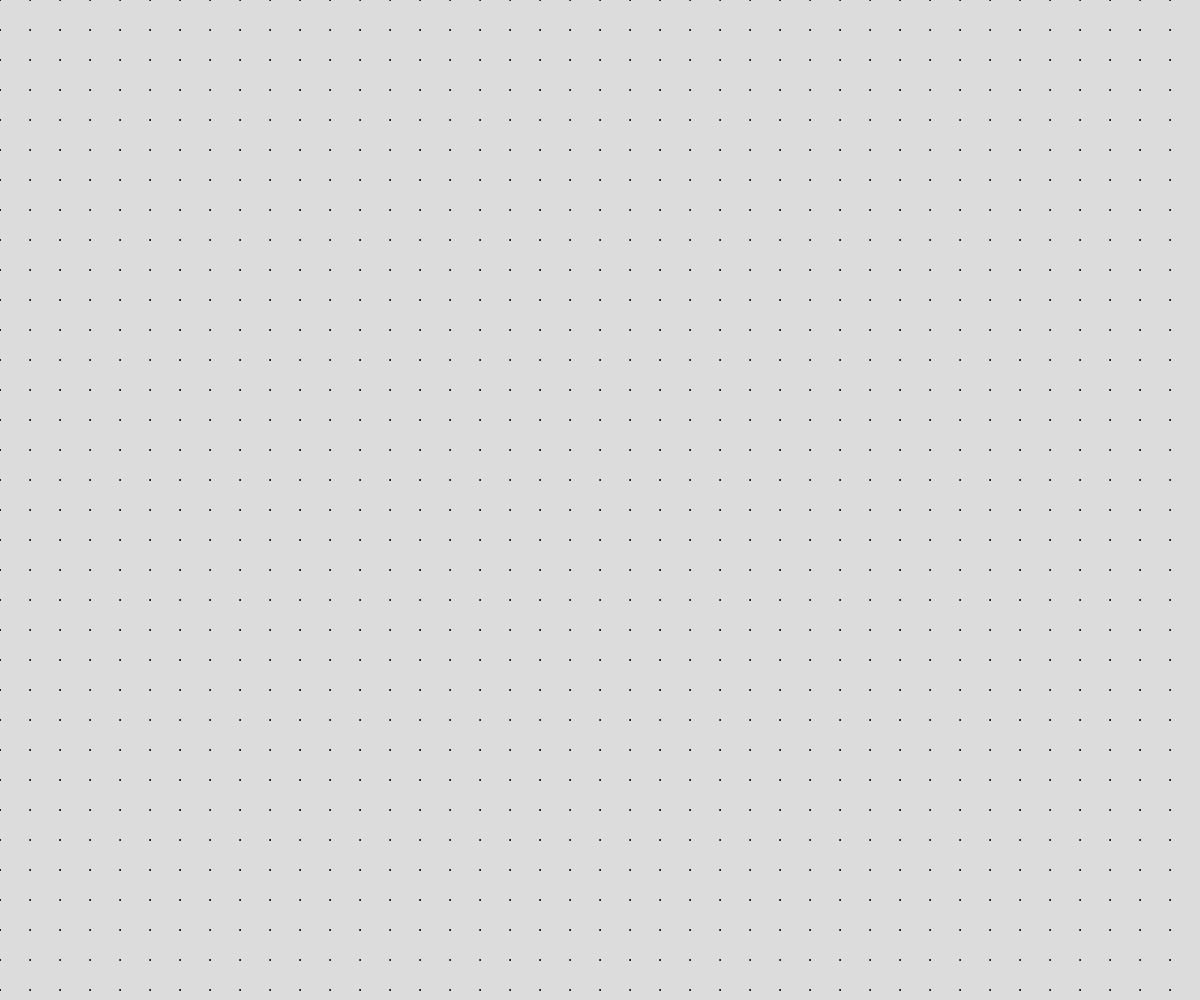
Frame 1 (no input)
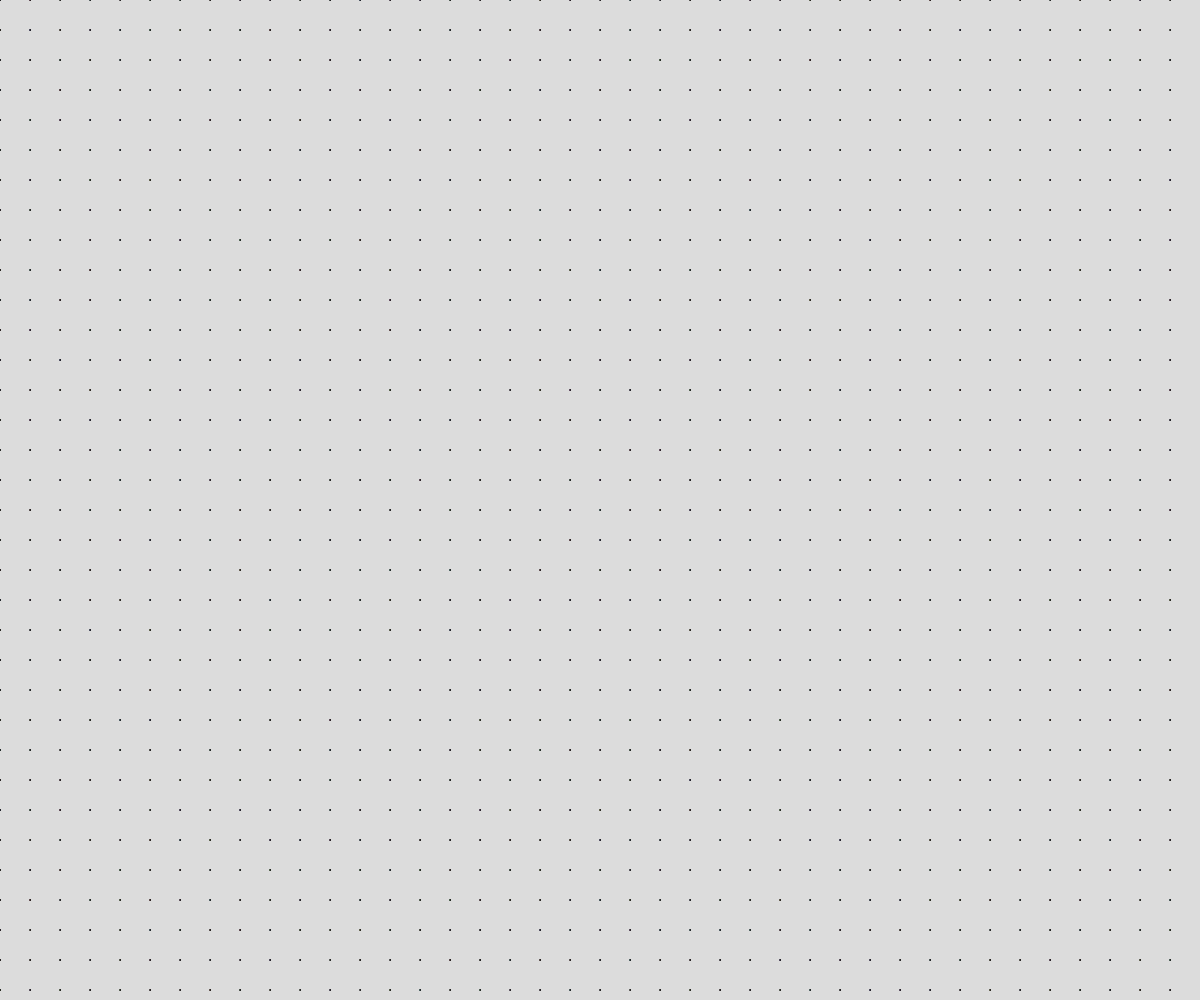
Frame 60 (no input)
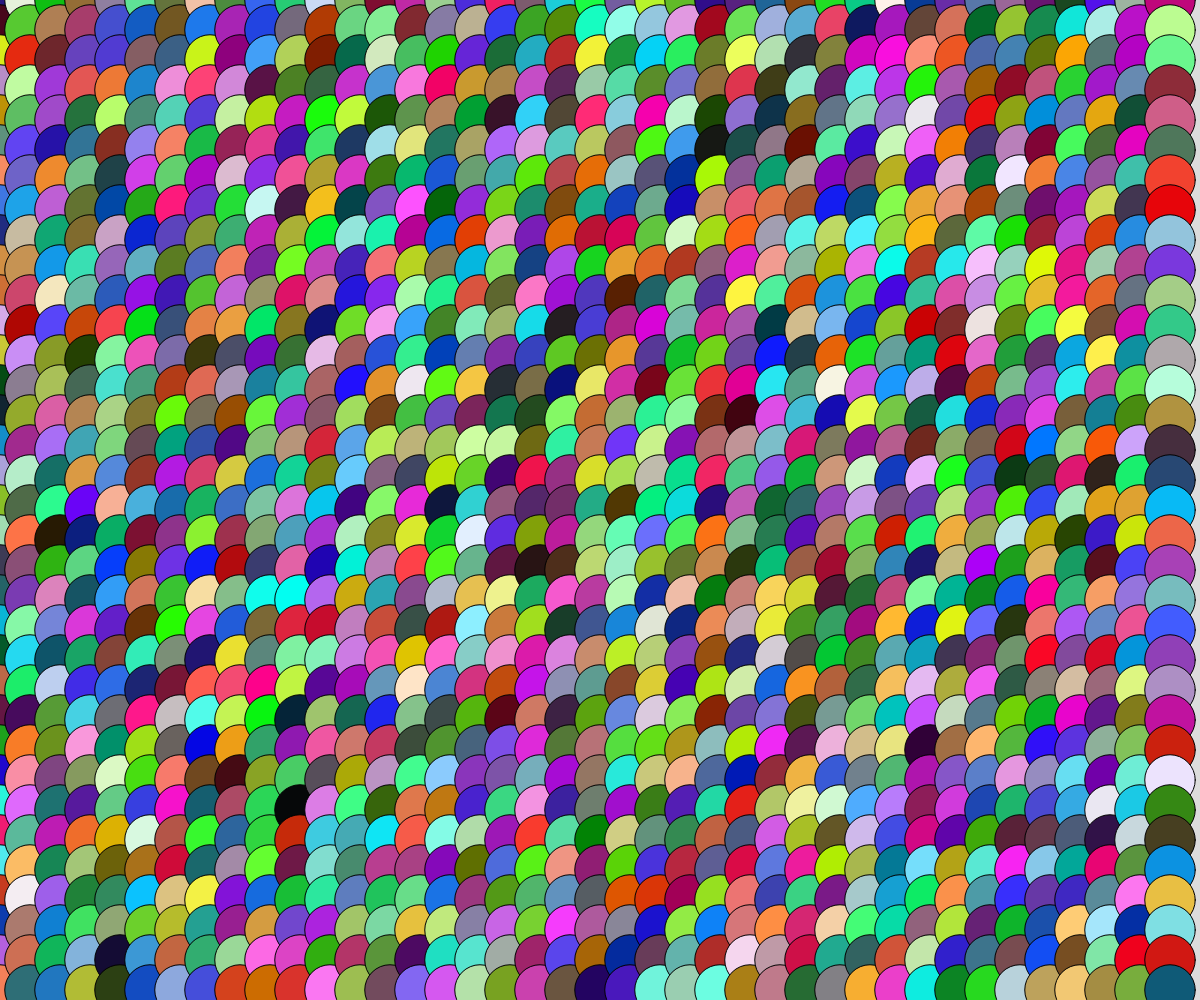
Frame 120 (the mouse pressed at the canvas centre since frame 60)

The p5.js sketch that drew these frames (run headless with seeded random() and noise() and a simulated clock; from frame 60 on, the mouse is pressed at the canvas centre):

// p5.js sketch
// ── sketch.js
// Project Title
// Your Name
// Date
//
// Extra for Experts:
// - describe what you did to take this project "above and beyond"



function setup() {
  createCanvas(windowWidth, windowHeight);
}

function loopDraw() {
  let spacing = map(mouseX, 0, width, 1, 20);
  for (let x = 0; x < width; x += spacing){
    line(0, 0, x , height / 2);
    line(0, height, x, height / 2);
  }
  for(let x = width; x > 0; x -= spacing){
    line(width, 0, x, height / 2);
    line(width, height, x, height / 2);
  }
}

function loopDrawTwo(){
  let size = map (mouseY, 0, height, 1, 100);
  for(let x = 0; x < width; x += 30){
    for (let y = 0; y < height; y += 30){
      fill(random(255), random(255), random(255));
      ellipse(x, y, size, size);
    }
  }
}

function draw() {
  background(220);
  loopDrawTwo();
}
